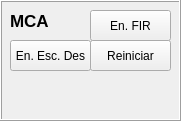
     <widget class="QFrame" name="frame_MCA">
      <property name="geometry">
       <rect>
        <x>820</x>
        <y>459</y>
        <width>181</width>
        <height>121</height>
       </rect>
      </property>
      <property name="frameShape">
       <enum>QFrame::Box</enum>
      </property>
      <property name="frameShadow">
       <enum>QFrame::Raised</enum>
      </property>
      <widget class="QLabel" name="label_32">
       <property name="geometry">
        <rect>
         <x>10</x>
         <y>5</y>
         <width>111</width>
         <height>31</height>
        </rect>
       </property>
       <property name="font">
        <font>
         <pointsize>13</pointsize>
         <weight>75</weight>
         <bold>true</bold>
        </font>
       </property>
       <property name="text">
        <string>MCA</string>
       </property>
      </widget>
      <widget class="QPushButton" name="pushButton_reset">
       <property name="geometry">
        <rect>
         <x>90</x>
         <y>40</y>
         <width>81</width>
         <height>31</height>
        </rect>
       </property>
       <property name="text">
        <string>Reiniciar</string>
       </property>
      </widget>
      <widget class="QPushButton" name="pushButton_Esc_Des">
       <property name="geometry">
        <rect>
         <x>10</x>
         <y>40</y>
         <width>81</width>
         <height>31</height>
        </rect>
       </property>
       <property name="text">
        <string>En. Esc. Des</string>
       </property>
       <property name="checkable">
        <bool>true</bool>
       </property>
       <property name="checked">
        <bool>false</bool>
       </property>
      </widget>
      <widget class="QPushButton" name="pushButton_FIR">
       <property name="geometry">
        <rect>
         <x>90</x>
         <y>10</y>
         <width>81</width>
         <height>31</height>
        </rect>
       </property>
       <property name="text">
        <string>En. FIR</string>
       </property>
       <property name="checkable">
        <bool>true</bool>
       </property>
       <property name="checked">
        <bool>false</bool>
       </property>
      </widget>
     </widget>
